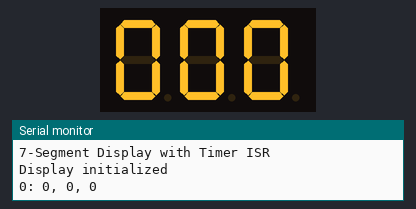
This sketch was run on a simulated Raspberry Pi Pico. Parts: 3-digit seven-segment display, the last lines printed to the serial monitor. Wiring (inferred from the names in the program): 3-digit 7-segment display, segments lit when HIGH: segments GP3, GP4, GP7, GP8, GP5, GP2, GP6, GP9; digit selects GP10, GP12, GP11. The segment pins are drawn as the display they are named for.

Above: at 0.1 s.
At 5.01 s:
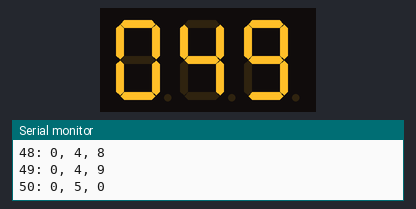
At 10.02 s:
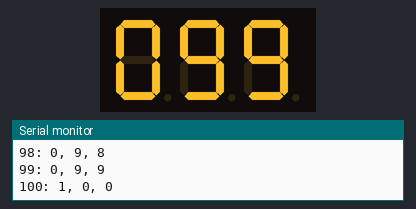
At 20.03 s:
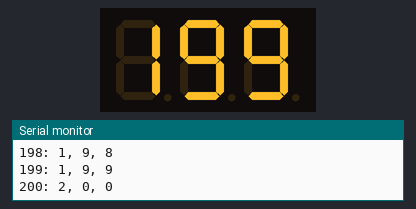
At 29.94 s:
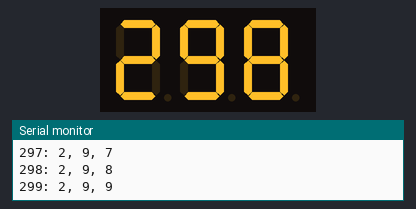
At 39.94 s:
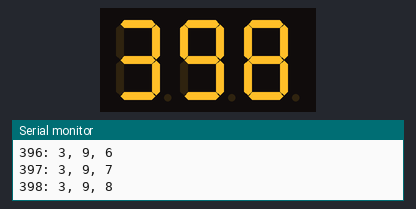

The sketch:

test_7_seg.ino
```cpp
/*
   Timer-based 7-segment display multiplexing
   Updates display 60 times per second using hardware timer ISR
   Double buffer prevents display artifacts during updates
*/

#include <hardware/timer.h>
#include <hardware/irq.h>

// 7-segment display pin definitions
// Adjust these to match your actual wiring
#define SEG_A    3
#define SEG_B    4
#define SEG_C    7
#define SEG_D    8
#define SEG_E    5
#define SEG_F    2
#define SEG_G    6
#define SEG_DP   9  // Decimal point (optional)

// Digit select pins (common cathode or anode)
#define DIGIT_1  10
#define DIGIT_2  12
#define DIGIT_3  11

// Timer configuration
#define DISPLAY_REFRESH_RATE  60   // Hz - full display refresh rate
#define DIGIT_UPDATE_RATE     (DISPLAY_REFRESH_RATE * 3)  // 60 Hz per digit

// 7-segment digit encoding (common cathode, adjust for common anode)
// Segments: ABCDEFG (bit 7=DP, bits 6-0 = GFEDCBA)
const uint8_t DIGIT_PATTERNS[10] = {
  0b00111111,  // 0
  0b00000110,  // 1
  0b01011011,  // 2
  0b01001111,  // 3
  0b01100110,  // 4
  0b01101101,  // 5
  0b01111101,  // 6
  0b00000111,  // 7
  0b01111111,  // 8
  0b01101111   // 9
};

// Double buffer for display data
volatile uint8_t displayBuffer[2][3];  // [buffer][digit]
volatile uint8_t activeBuffer = 0;     // Which buffer ISR is reading from
volatile uint8_t writeBuffer = 1;      // Which buffer main code writes to

// ISR state
volatile uint8_t currentDigit = 0;     // Which digit (0-2) is currently lit

// Timer alarm handler
bool __isr __time_critical_func(displayTimerCallback)(struct repeating_timer *t) {
  // Turn off all digits first to prevent ghosting
  digitalWrite(DIGIT_1, LOW);
  digitalWrite(DIGIT_2, LOW);
  digitalWrite(DIGIT_3, LOW);

  // Get the pattern for current digit from active buffer
  uint8_t pattern = displayBuffer[activeBuffer][currentDigit];

  // Output the segment pattern
  digitalWrite(SEG_A, (pattern & 0b00000001) ? HIGH : LOW);
  digitalWrite(SEG_B, (pattern & 0b00000010) ? HIGH : LOW);
  digitalWrite(SEG_C, (pattern & 0b00000100) ? HIGH : LOW);
  digitalWrite(SEG_D, (pattern & 0b00001000) ? HIGH : LOW);
  digitalWrite(SEG_E, (pattern & 0b00010000) ? HIGH : LOW);
  digitalWrite(SEG_F, (pattern & 0b00100000) ? HIGH : LOW);
  digitalWrite(SEG_G, (pattern & 0b01000000) ? HIGH : LOW);
  // digitalWrite(SEG_DP, (pattern & 0b10000000) ? HIGH : LOW);  // Optional

  // Turn on the current digit
  switch(currentDigit) {
    case 0: digitalWrite(DIGIT_1, HIGH); break;
    case 1: digitalWrite(DIGIT_2, HIGH); break;
    case 2: digitalWrite(DIGIT_3, HIGH); break;
  }

  // Move to next digit
  currentDigit++;
  if (currentDigit >= 3) {
    currentDigit = 0;
  }

  return true;  // Keep the timer running
}

// Hardware timer for display refresh
struct repeating_timer displayTimer;

void setupDisplay() {
  // Configure segment pins as outputs
  pinMode(SEG_A, OUTPUT);
  pinMode(SEG_B, OUTPUT);
  pinMode(SEG_C, OUTPUT);
  pinMode(SEG_D, OUTPUT);
  pinMode(SEG_E, OUTPUT);
  pinMode(SEG_F, OUTPUT);
  pinMode(SEG_G, OUTPUT);
  pinMode(SEG_DP, OUTPUT);

  // Configure digit select pins as outputs
  pinMode(DIGIT_1, OUTPUT);
  pinMode(DIGIT_2, OUTPUT);
  pinMode(DIGIT_3, OUTPUT);

  // Turn off all digits initially
  digitalWrite(DIGIT_1, LOW);
  digitalWrite(DIGIT_2, LOW);
  digitalWrite(DIGIT_3, LOW);

  // Initialize buffers to show "000"
  for (int buf = 0; buf < 2; buf++) {
    for (int dig = 0; dig < 3; dig++) {
      displayBuffer[buf][dig] = DIGIT_PATTERNS[0];
    }
  }

  // Start the timer - fires every 1000000/180 = ~5555 microseconds
  int64_t intervalUs = 1000000 / DIGIT_UPDATE_RATE;
  add_repeating_timer_us(-intervalUs, displayTimerCallback, NULL, &displayTimer);
}

void updateDisplay(int value) {
  // Clamp value to 0-999
  if (value < 0) value = 0;
  if (value > 999) value = 999;

  // Extract individual digits
  uint8_t digit0 = (value / 100) % 10;      // Hundreds
  uint8_t digit1 = (value / 10) % 10;       // Tens
  uint8_t digit2 = value % 10;              // Ones

  Serial.printf("%d: %d, %d, %d\r\n", value, digit0, digit1, digit2);

  // Write to the inactive buffer
  displayBuffer[writeBuffer][0] = DIGIT_PATTERNS[digit0];
  displayBuffer[writeBuffer][1] = DIGIT_PATTERNS[digit1];
  displayBuffer[writeBuffer][2] = DIGIT_PATTERNS[digit2];

  // Swap buffers atomically
  noInterrupts();
  uint8_t temp = activeBuffer;
  activeBuffer = writeBuffer;
  writeBuffer = temp;
  interrupts();
}

void setup() {
  Serial.begin(115200);
  Serial.println("7-Segment Display with Timer ISR");

  setupDisplay();

  Serial.println("Display initialized");
}

void loop() {
  // Example: count from 0 to 999
  static int counter = 0;

  updateDisplay(counter);

  counter++;
  if (counter > 999) {
    counter = 0;
  }

  delay(100);  // Update display value 10 times per second
}
```
